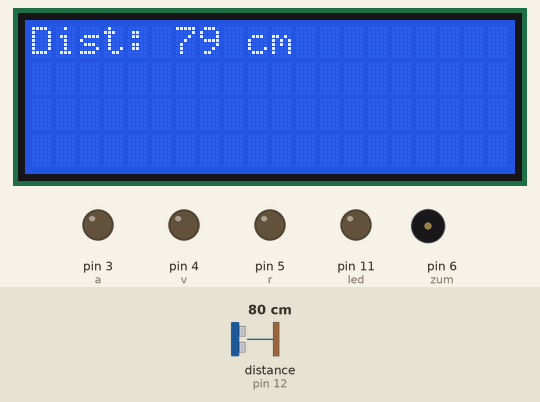
Simulated run of this sketch. Board: Arduino Uno, built with avr-gcc and run on an emulated ATmega328P. Parts: 20×4 character LCD, output pins drawn as LEDs (lit = HIGH), buzzer (waves = sounding). Wiring (inferred from the names in the program): ultrasonic range finder: trigger pin 13; echo pin 12. Inputs (shaded band) come from the test bench; at power-on: distance to the obstacle (sensor on pin 12) 80 cm. The echo pulse lasts 58.3 µs per cm; pins used as bus, display or sensor lines are not drawn; what the sketch prints to the serial monitor is not drawn.

Above: at 1.2 s.
1.3 s: distance to the obstacle (sensor on pin 12) set to 9 cm
At 1.48 s:
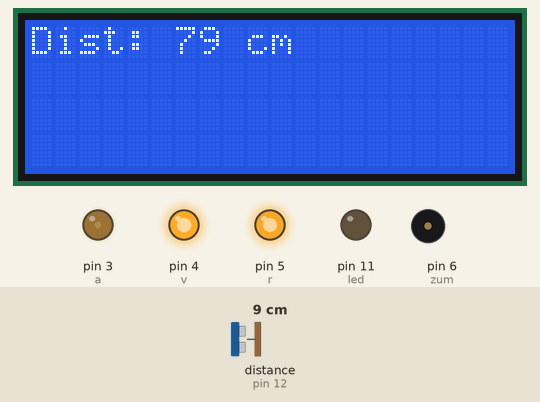
3.4 s: distance to the obstacle (sensor on pin 12) set to 250 cm
At 4.6 s:
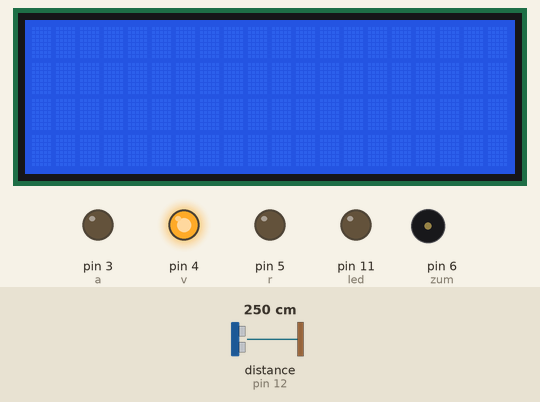
5.4 s: distance to the obstacle (sensor on pin 12) set to 202 cm
6.9 s: distance to the obstacle (sensor on pin 12) set to 199 cm
At 7.3 s:
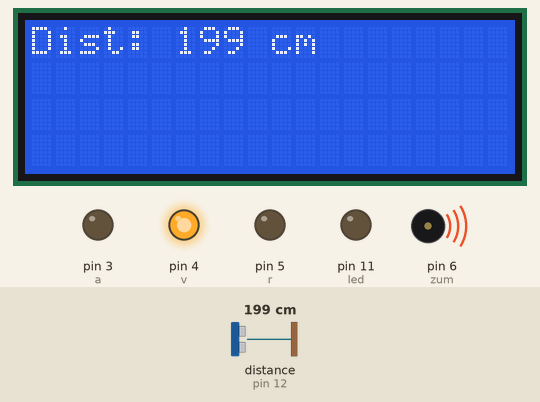
9.0 s: distance to the obstacle (sensor on pin 12) set to 299 cm
At 9.3 s:
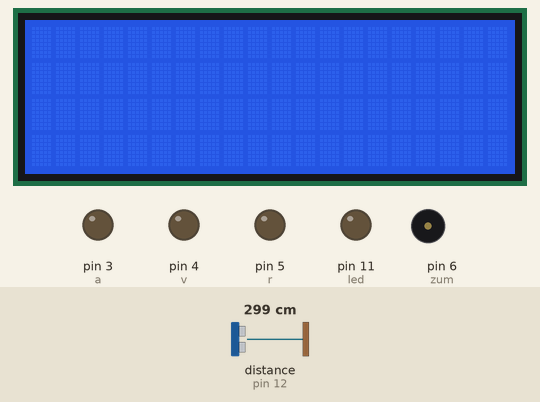
Timing chart, 0 to 12.0 s (numbered marks = the images above; inputs shaded):
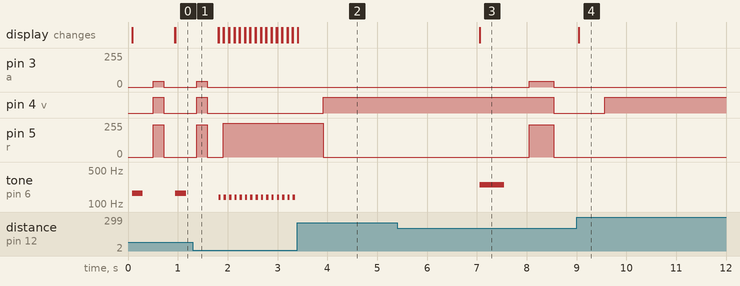

Measured:
- the behaviour switches between 200 and 199 cm on distance to the obstacle (sensor on pin 12) (found by bisection; images 2 and 3)
- after the input at 1.3 s, pin 3 (a): goes on until 1.6 s, then stays 0/255; pin 4 (v): goes on until 1.6 s, then stays LOW; tone on pin 6 (zum): alternates 139 Hz for 0.05 s and silent for 0.06 s, starting after 0.52 s
- after the input at 3.4 s, pin 4 (v): LOW → HIGH after 0.52 s; pin 5 (r): 255/255 → 0/255 after 0.52 s; tone on pin 6 (zum): stops changing and stays silent
- after the input at 5.4 s, every drawn part: stays the same
- after the input at 6.9 s, pin 3 (a): 0/255 → 43/255 after 1.1 s, → 0/255 0.50 s later; pin 4 (v): HIGH → LOW after 1.6 s; pin 5 (r): 0/255 → 243/255 after 1.1 s, → 0/255 0.50 s later; tone on pin 6 (zum): silent → 247 Hz after 0.15 s, → silent 0.50 s later; the display: changes after 0.15 s (image 3)
- after the input at 9.0 s, pin 3 (a): stays 0/255 (without the input it goes to 43/255 after 1.1 s); pin 5 (r): stays 0/255 (without the input it goes to 243/255 after 1.1 s); tone on pin 6 (zum): stops changing and stays silent
- by itself, tone on pin 6 (zum): alternates 165 Hz for 0.21 s and silent for 0.66 s

The sketch:

V3_SensorDistancia_DelayNotaRGB.ino
```cpp
#define trigPin 13
#define echoPin 12
#define led 11
#define zum 6
#define r 5
#define v 4
#define a 3

#include <Wire.h>
#include <LiquidCrystal_I2C.h>

int DO = 131;
int DOS = 139;
int RE = 147;
int RES = 156;
int MI = 165;
int FA = 175;
int FAS = 185;
int SOL = 196;
int SOLS = 208;
int LA = 220;
int LAS = 233;
int SI = 247;

int vNotas[12] = {DO, DOS, RE, RES, MI, FA, FAS, SOL, SOLS, LA, LAS, SI};
LiquidCrystal_I2C lcd(0x27,20,4);

void setup()
{
  Serial.begin (9600);
   lcd.init();
    lcd.backlight();
  pinMode(trigPin, OUTPUT);
  pinMode(echoPin, INPUT);
  pinMode(led, OUTPUT);
  pinMode(zum, OUTPUT);
  pinMode(a, OUTPUT);
  pinMode(v, OUTPUT);
  pinMode(r, OUTPUT);
}

void loop()
{
  long frecuencia, duracion, distancia;
  digitalWrite(trigPin, LOW);
  delayMicroseconds(2);
  digitalWrite(trigPin, HIGH);

  delayMicroseconds(10);
  digitalWrite(trigPin, LOW);

  duracion = pulseIn(echoPin, HIGH);
  distancia = (duracion / 2) / 29.1;


  if (distancia >= 200 || distancia <= 0)
  {
    Serial.println("Fuera de rango");
    lcd.setCursor(0,0);
    lcd.print("");
    delay(500);
    analogWrite(v, 255);
    analogWrite(r, 0);
    analogWrite(a, 0);
  }

  else
  {
    Serial.print(distancia);
    Serial.println(" cm");
    lcd.setCursor(0,0);
    lcd.print("Dist: ");
    lcd.print(distancia);
    lcd.print(" cm");
    frecuencia = distancia;
    zumba(map(frecuencia, 10, 200, 1, 12), map(distancia, 10, 200, 50, 500));
    contrRGB(distancia);

  }
  lcd.clear();
}

void zumba (int frecuencia, int duracion)
{
  tone(zum, vNotas[frecuencia]);
  delay(duracion);
  noTone(zum);
  delay(duracion);
}

void contrRGB (int distancia)
{
  if (distancia < 10)
  {
    analogWrite(r, 255);
    analogWrite(v, 0);
    analogWrite(a, 0);
  }

  else
  {
    if (distancia <= 30)
    {
      analogWrite(r, 255);
      analogWrite(v, 0);
      analogWrite(a, 0);
    }

    if (distancia >= 20 && distancia < 200)
    {
      analogWrite(v, 248);
      analogWrite(r, 243);
      analogWrite(a, 43);
    }
    delay(map(distancia, 10, 200, 50, 500));
    analogWrite(r, 0);
    analogWrite(v, 0);
    analogWrite(a, 0);
    delay(map(distancia, 10, 200, 50, 500));
  }
}
```
